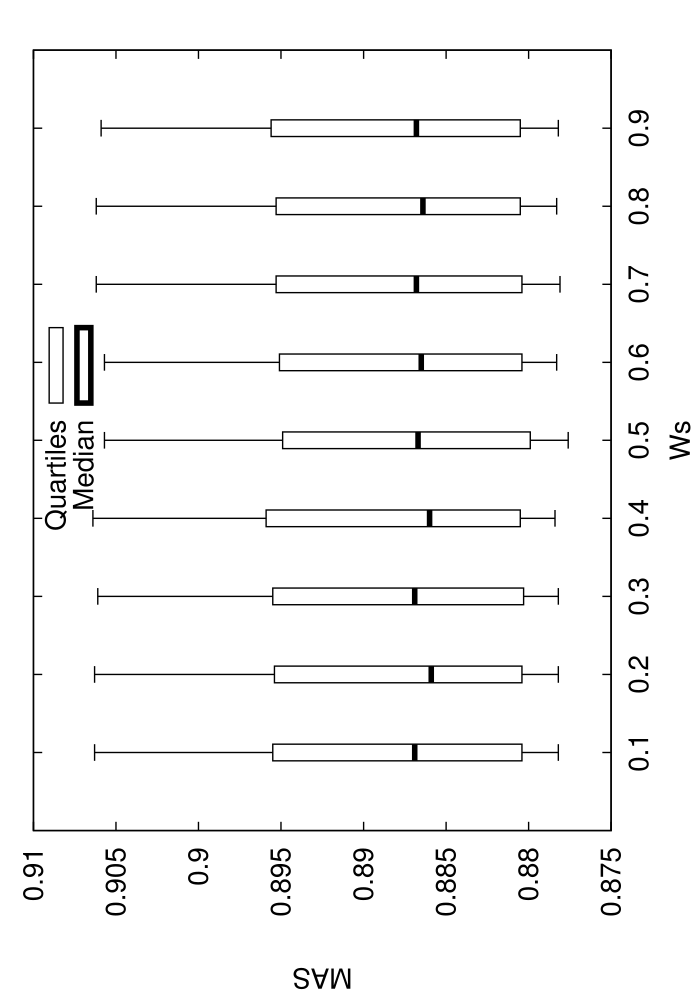

Reproduce this figure in gnuplot.
set terminal postscript enhanced 20
set xrange[0:1]
set xlabel 'Ws'
set ylabel 'MAS'
set key ins vert center top spacing 1.0
set output 'stat_SIM_WI07.dat.eps'
set bars 4.0
set style fill empty
plot 'stat_SIM_WI07.dat.elab' using 1:3:2:6:5:xticlabel(1) with candlesticks lt -1 lw 1 title 'Quartiles' whiskerbars,'' using 1:4:4:4:4:xticlabels(1) with candlesticks lt -1 lw 4 title 'Median'
